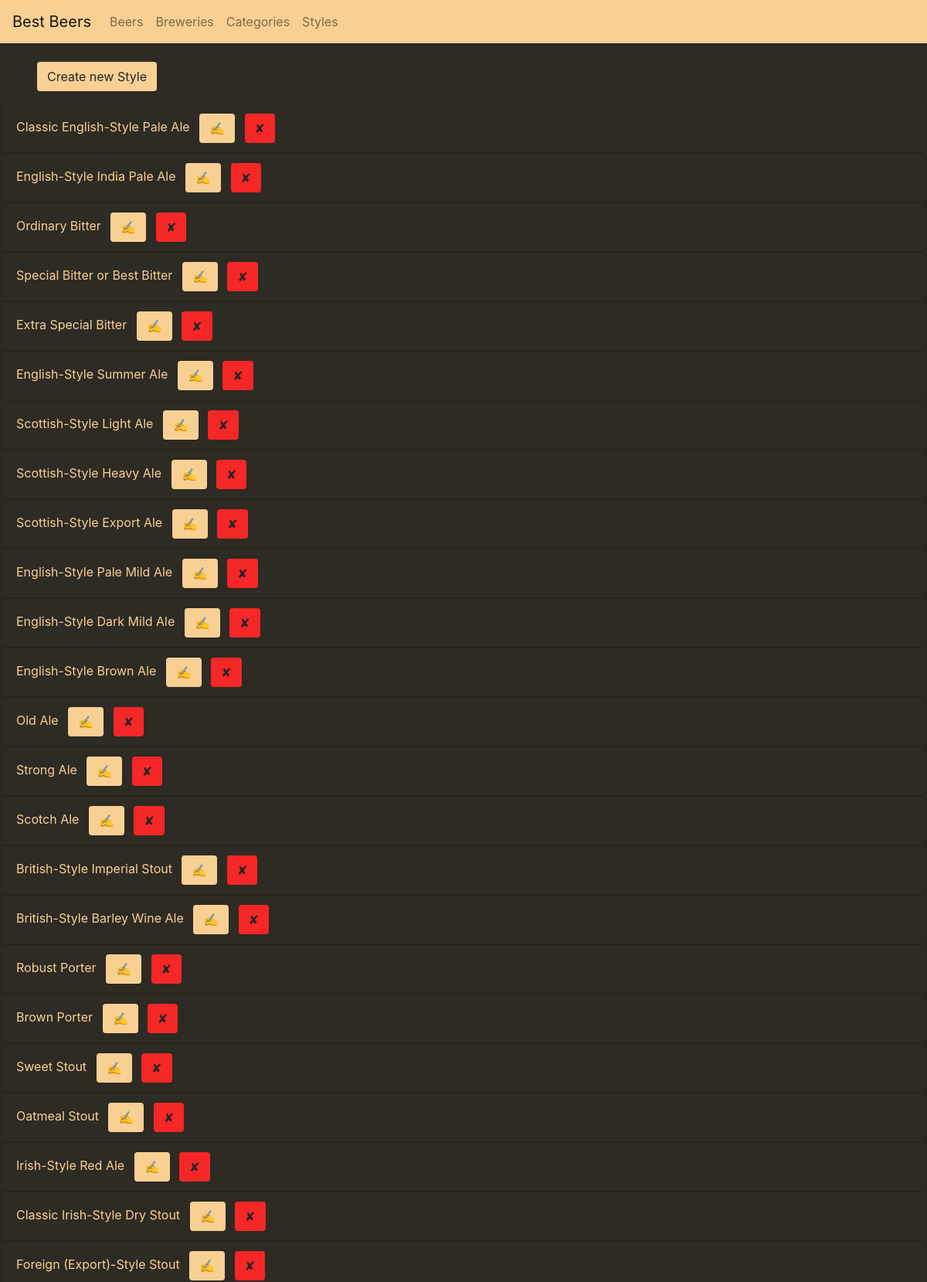
Page /styles/ (upper part) on the committed database.
### beers/models.py (models this page shows, shortened)
class Style(models.Model):
    cat_id = models.ForeignKey(Category, on_delete=models.SET_NULL, null=True)
    name = models.CharField(max_length=50)
    last_mod = models.DateTimeField('%Y-%m-%d %H:%M:%S', auto_now_add=True, null=True, blank=True)

### templates/beers/style_list.html
{% extends 'base.html' %}
{% block content %}
    <a class="btn mt-4 ml-5 yellow-background" href="{% url 'style_create' %}" role="button">Create new Style</a>
    <div class="mt-3">
    {% for style in object_list %}
        <ul class="list-group">
            <li class="list-group-item yellow-text dark-background">
                <a class="yellow-text" href="{% url 'style_update' pk=style.id %}">{{ style.name }}</a>
                <a class="btn ml-2 yellow-background" href="{% url 'style_update' pk=style.id %}" role="button" >✍</a>
                <a class="btn ml-2 red-background" href="{% url 'style_delete' pk=style.id %}" role="button">✘</a>
            </li>
        </ul>
    {% endfor %}
    </div>
{% endblock %}

### static/mystyle.css (style rules this page uses)
.yellow-text { color: #f9d094; }
.yellow-background { background-color: #f9d094; }
.dark-background { background-color: #2e2a24; }
.red-background { background-color: #F52727; }

### rows in the picture
Style: name "Classic English-Style Pale Ale"
Style: name "English-Style India Pale Ale"
Style: name "Ordinary Bitter"
Style: name "Special Bitter or Best Bitter"
Style: name "Extra Special Bitter"
Style: name "English-Style Summer Ale"
Style: name "Scottish-Style Light Ale"
Style: name "Scottish-Style Heavy Ale"
Style: name "Scottish-Style Export Ale"
Style: name "English-Style Pale Mild Ale"
Style: name "English-Style Dark Mild Ale"
Style: name "English-Style Brown Ale"
Style: name "Old Ale"
Style: name "Strong Ale"
Style: name "Scotch Ale"
Style: name "British-Style Imperial Stout"
Style: name "British-Style Barley Wine Ale"
Style: name "Robust Porter"
Style: name "Brown Porter"
Style: name "Sweet Stout"
Style: name "Oatmeal Stout"
Style: name "Irish-Style Red Ale"
Style: name "Classic Irish-Style Dry Stout"
Style: name "Foreign (Export)-Style Stout"
